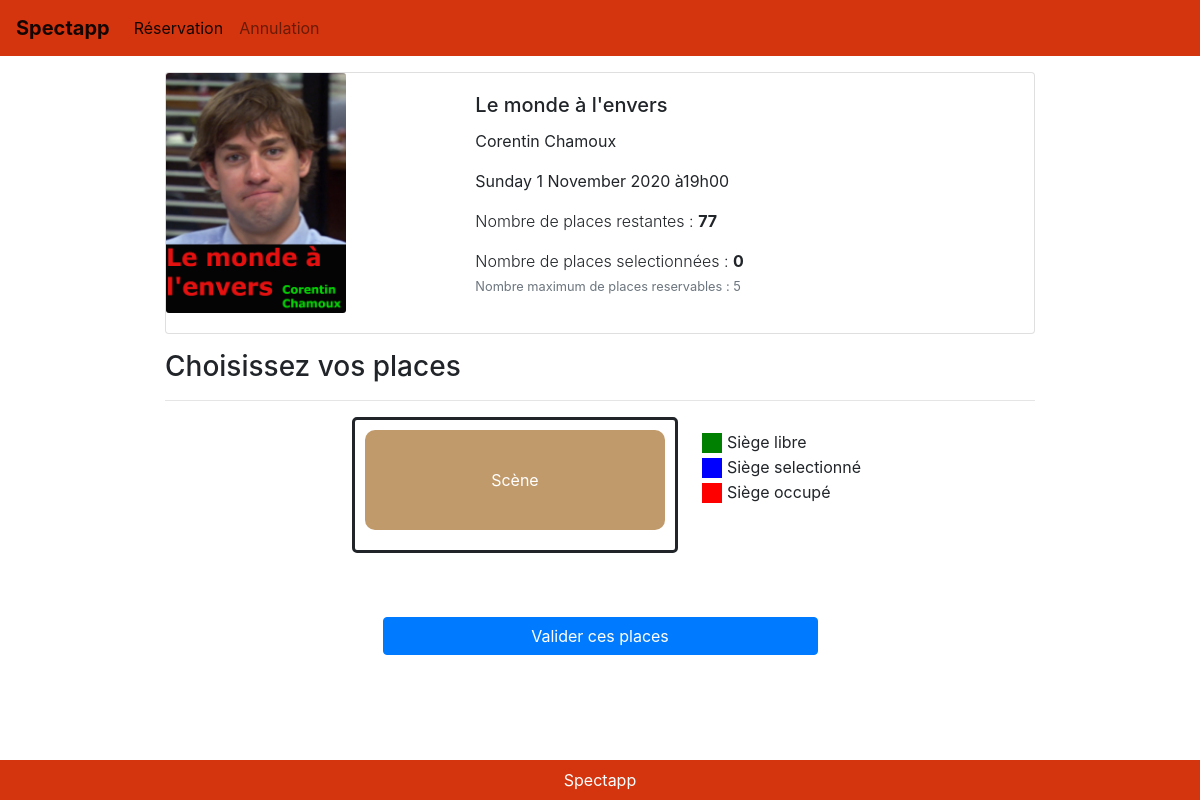
The page /spectapp-src/booking-seat.php?performance_id=1 on the database its author committed.
### tables this page shows
CREATE TABLE IF NOT EXISTS `show` (
  `show_name` text NOT NULL,
  `show_poster_file` text NOT NULL,
  `show_id` int(11) NOT NULL,
  `show_description` text NOT NULL,
  `show_artist` text NOT NULL,
  PRIMARY KEY (`show_id`)
);

CREATE TABLE IF NOT EXISTS `performance` (
  `performance_id` int(11) NOT NULL AUTO_INCREMENT,
  `performance_date` text NOT NULL,
  `performance_covid_code` text NOT NULL,
  `performance_reserved_seats` text NOT NULL,
  `show_id` int(11) NOT NULL,
  PRIMARY KEY (`performance_id`)
);

### spectapp-src/booking-seat.php (the view, shortened to what this page needs)
<!DOCTYPE html>
<html lang="fr" class="h-100">
    <head>
        <link rel="stylesheet" href="css/bootstrap/bootstrap.css"/>
        <link rel="stylesheet" href="css/toastr/toastr.min.css">
        <link rel="stylesheet" href="css/spectapp-style.css"/>
        <link rel="stylesheet" href="css/booking-seat.css"/>
    </head>
    <body class="d-flex flex-column h-100">
        <header>
            <nav class="navbar navbar-expand-lg navbar-light">
                <a class="navbar-brand" href="index.php">Spectapp</a>
                <div class="collapse navbar-collapse" id="navbarSupportedContent">
                    <ul class="navbar-nav mr-auto">
                        <li class="nav-item active">
                            <a class="nav-link" href="index.php">Réservation</a>
                        </li>
                        <li class="nav-item">
                            <a class="nav-link" href="cancel-portal.html">Annulation</a>
                        </li>
                    </ul>
                </div>
            </nav>
        </header>
        <main role="main" class="container">
            <?php
            include('link-db-client/connect-db.php');
            mysqli_set_charset($link_db, "utf8");
            if($link_db){
                $nb_seats_tot_cc0=77;
                $nb_seats_tot_cc1=49;
                if(isset($_GET['performance_id'])) {
                    $performance_id=$_GET['performance_id'];
                    if ($result_query = mysqli_query($link_db, "SELECT * FROM `performance` WHERE `performance_id`=".$performance_id)) {
                        $performnance_row_assoc = mysqli_fetch_assoc($result_query);
                        $show_id=$performnance_row_assoc["show_id"];
                        if ($result_query = mysqli_query($link_db, "SELECT * FROM `show` WHERE `show_id`=".$show_id)) {
                            $show_row_assoc = mysqli_fetch_assoc($result_query);
                            $show_name=$show_row_assoc["show_name"];
                            $show_artist=$show_row_assoc["show_artist"];
                            $performance_covid_code=$performnance_row_assoc["performance_covid_code"];
                            $poster_path="posters/".$show_row_assoc["show_poster_file"];
                            $performance_reserved_seats=$performnance_row_assoc["performance_reserved_seats"];
                            $performance_date=$performnance_row_assoc["performance_date"];
                            $performance_date=strftime("%A %e %B %G à%Hh%M",strtotime($performance_date));
                            $performance_date=str_replace('Ã','à',utf8_encode(ucfirst($performance_date)));
                            if ($performance_covid_code==1) {
                                if(preg_split('/,/',$performance_reserved_seats)[0]=="")    $nb_seats_left=$nb_seats_tot_cc1;
                                else    $nb_seats_left=$nb_seats_tot_cc1-count(preg_split('/,/',$performance_reserved_seats));
                                $covid_performance_resume="<span class='font-weight-bolder text-warning'>Attention protocole COVID19 : </span>En raison de mesures de distinction sociale dues à la pandémie de COVID19, un siège sur deux est reservable lors de cet évenement.";
                            }
                            else{
                                if(preg_split('/,/',$performance_reserved_seats)[0]=="")    $nb_seats_left=$nb_seats_tot_cc0;
                                else    $nb_seats_left=$nb_seats_tot_cc0-count(preg_split('/,/',$performance_reserved_seats));
                            }
                        }
                        else    header('Location:error/error.html');
                    }
                    else    header('Location:error/error.html');
                }
                else    header('Location:error/error.html');
            }
            else    header('Location:error/error.html');
            ?>
            <div class="mt-3">
                <div class='card mb-3'>
                    <div class='row no-gutters'>
                        <div class='col-md-4'>
                            <img src='<?php echo $poster_path; ?>' class='card-img performance-info-poster' alt='poster'>
                        </div>
                        <div class='col-md-8'>
                            <div class='card-body'>
                                <h5 class='card-title'><?php echo $show_name; ?></h5>
                                <p class='card-text'> <?php echo $show_artist; ?></p>
                                <p class='card-text'><?php echo $performance_date; ?></p>
                                <p class='card-text font-weight-light'>Nombre de places restantes : <span id="nb-seats-left-span" class="font-weight-bold"><?php echo $nb_seats_left; ?></span></p>
                                <p class='card-text font-weight-light mb-0'>Nombre de places selectionnées : <span id="nb-seats-selected-span" class="font-weight-bold">0</span></p>
                                <small class="text-muted mb-0">Nombre maximum de places reservables : 5</small>
                            </div>
                        </div>
                    </div>
                </div>
            </div>
            <div class="mt-3 mb-3">
                <h3 >Choisissez vos places</h5>
            </div>
            <hr class="mb-3 mt-1">
            <div class="d-flex flex-row justify-content-center mb-3 flex-wrap">
                <div id="map-container" class="map-container mb-3">
                    <div class="scene"><p id="scene-caption">Scène</p></div>
                </div>
                <div class="legend-scale mt-3 ml-4">
                    <ul class='legend-labels'>
                        <li><span class="green"></span>Siège libre</li>
                        <li><span class="blue"></span>Siège selectionné</li>
                        <li><span class="red"></span>Siège occupé</li>
                    </ul>
                </div>
            </div>
            <div class="mb-5 mt-5 text-center">
                <button id="next-step" class="btn btn-primary w-50">Valider ces places</button>
            </div>
        </main>
        <footer class="footer mt-auto py-2">
            <div class="footer-copyright text-center text-white">
                <a class="text-white" href="index.php">Spectapp</a>
            </div>
        </footer>
    </body>
</html>

### spectapp-src/css/spectapp-style.css (style rules this page uses)
.navbar-brand { font-weight: bold; }
.navbar ,.footer { background-color: #d4350f; }
@media (min-width:1200px) { main { width: 75% !important; } }
.performance-info-poster { max-width:180px !important ; }

### spectapp-src/css/booking-seat.css (style rules this page uses)
.legend-scale ul { margin: 0; margin-bottom: 5px; padding: 0; float: left; list-style: none; }
.legend-scale ul li { list-style: none; margin-left: 0; line-height: 18px; margin-bottom: 7px; }
ul.legend-labels li span { display: block; float: left; height: 20px; width: 20px; margin-right: 5px; margin-left: 0; }
.green { background-color: green; }
.blue { background-color: blue; }
.red { background-color: red; }
.row { display: flex; }
.scene { width:300px; height:100px; background:#C19A6B; margin-bottom: 10px; color: white; border-radius: 10px; display: flex; justify-content: center; }
#scene-caption { margin:auto; }
.map-container { display: flex; flex-direction: column; align-items: center; justify-content: center; margin: 0; border: solid; padding: 10px; border-radius: 5px; margin-left: 13px; }

### rows shown on the page
show: show_poster_file (picture), show_name "Le monde à l'envers", show_artist "Corentin Chamoux"
performance: performance_date "Sunday 1 November 2020 à19h00"

### other values the page prints
$nb_seats_left "77"
